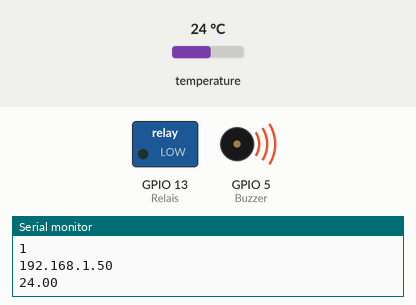
This sketch was run on a simulated ESP8266 (NodeMCU). Parts: switched loads named in the sketch (green lamp = pin HIGH), buzzer (waves = sounding, pin HIGH), the last lines printed to the serial monitor. The inputs (shaded band) are chosen by the test bench; at power-on: temperature 24 °C. WiFi joins after 1.5 s; servers stay silent unless stated; storage starts empty.

Above: at 7.2 s.
7.3 s: temperature set to 28 °C
At 10.0 s:
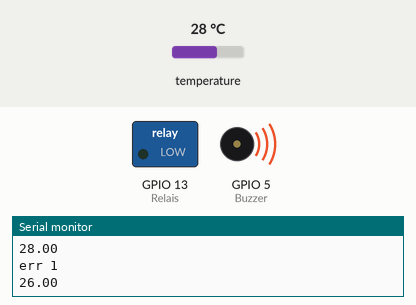
12.0 s: temperature set to 12 °C
At 13.9 s:
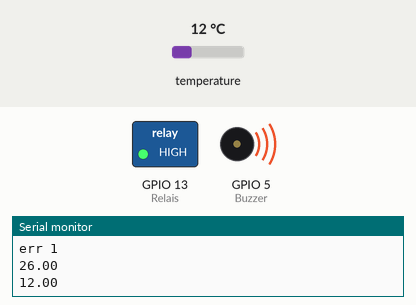
14.3 s: temperature set to 20.5 °C
17.2 s: temperature set to 21.6 °C
At 18.9 s:
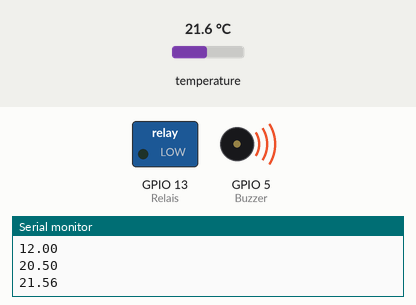
19.5 s: temperature set to 19 °C
At 20.1 s:
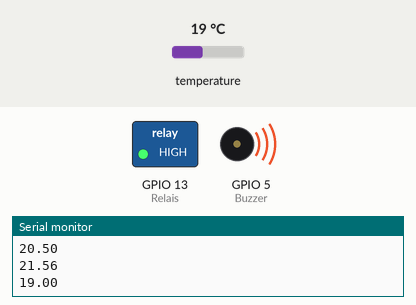
21.8 s: temperature set to 33 °C
At 23.9 s:
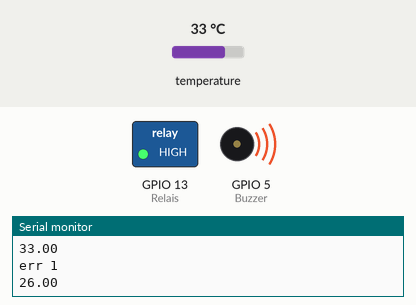
Timing chart, 0 to 28.4 s (numbered marks = the images above; inputs shaded):
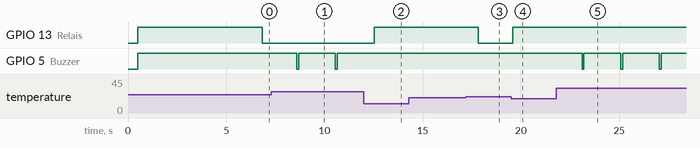

The sketch:

esp8266-temp-cuve.ino
```cpp
#include <Arduino.h>
#include <ESP8266WiFi.h>
#include <ESP8266WebServer.h>
#include <ESP8266HTTPClient.h>
#include <WiFiClientSecureBearSSL.h>


//#include <EEPROM.h>
#include "LittleFS.h"

#include "form3.h"

#define APSSID "raspicuve"
//#define APSSID "Livebox-4296"
#define APPSK  "Santony85"

ESP8266WebServer server(80);

#include <OneWire.h>
#include <DallasTemperature.h>
const int oneWireBus = 4;
OneWire oneWire(oneWireBus);
DallasTemperature sensors(&oneWire);

String apiKey = "926315";              //Add your Token number that bot has sent you on signal messenger
String phone_number = "+33650868740"; //Add your signal app registered phone number (same number that bot send you in url)

float temp;     // actual temperature variable
float vmin = 20;
float vmax = 26;
int   vnum = 9;
String vname = "Change Cuve";
float temptemp;


String url;
int address=0;
int alarmeencours=0;
int relaison=0;
#define EEPROM_SIZE 1024

String myIp;

int Buzzer = 5;
int Relais = 13;//13

int isOnOff = 1;


const char* PARAM_1 = "vmin";
const char* PARAM_2 = "vmax";
const char* PARAM_3 = "vnum";
const char* PARAM_4 = "vname";
const String inputParam1 = "vmin";
const String inputParam2 = "vmax";
const String inputParam3 = "vnum";
const String inputParam4 = "vname";


String IpAddress2String(const IPAddress& ipAddress)
{
    return String(ipAddress[0]) + String(".") +
           String(ipAddress[1]) + String(".") +
           String(ipAddress[2]) + String(".") +
           String(ipAddress[3]);
}


void setup(){
  // start the serial port at 9600 baud
  Serial.begin(115200);
  delay(500);
  Serial.println();
  Serial.print("MAC: ");

   String macadd = WiFi.macAddress();
   macadd.replace(":", "");
   macadd= "ESP-"+macadd;
   Serial.println(macadd);

  pinMode (Buzzer, OUTPUT);
  digitalWrite(Buzzer,HIGH);
  pinMode (Relais, OUTPUT);
  digitalWrite(Relais,HIGH);

  Serial.println("Start setting");


  WiFi.mode(WIFI_STA);
  WiFi.hostname(macadd.c_str());
  WiFi.begin(APSSID, APPSK);


  Serial.println("Connecting to WiFi");
  while (WiFi.status() != WL_CONNECTED) {  // Wait until WiFi is connected
    delay(500);
    Serial.print(".");
    }
  Serial.println();
  //Serial.println("Connected to the WiFi network"); // Print wifi connect message
  Serial.println();
  Serial.print("IP Address: ");
  myIp=IpAddress2String(WiFi.localIP());
  Serial.println(WiFi.localIP());
  WiFi.setAutoReconnect(true);
  WiFi.persistent(true);
  // Send web page with input fields to client


  server.begin();

  server.on("/",handleRoot);
  server.on("/temp/"+myIp,handleTemp);
  server.on("/get/"+myIp,handleGet);
  server.on("/setonoff/"+myIp,handleOnOff);

  delay(1000);
  sensors.begin();

  if(!LittleFS.begin()){
     Serial.println("An Error has occurred while mounting LittleFS");
     delay(1000);
     return;
  }
  File file = LittleFS.open("/cuve.txt", "r");
  if(!file){
    Serial.println("No Saved Data!");
    writeData(makeString());
   }

  readData();


  /*EEPROM.begin(EEPROM_SIZE);
  int EEaddress = 0;
  int isInit  = EEPROM.read(EEaddress);
  Serial.println(isInit);
  if(isInit !=123 ){
    //Serial.println("init EEPROM");
    EEPROM.write(EEaddress,123);
    EEaddress=EEaddress+ 1;
    EEPROM.write(EEaddress,vnum);
    EEaddress=EEaddress+1;
    EEPROM.put(EEaddress,vmin);
    EEaddress = EEaddress + sizeof(float);
    EEPROM.put(EEaddress,vmax);
    EEaddress = EEaddress + sizeof(float);
    EEPROM.put(EEaddress,vname);
    EEPROM.commit();
    }
  else {
    EEaddress=1;
    vnum = EEPROM.read(EEaddress);
    //Serial.println(vnum);
    EEaddress=EEaddress+1;
    EEPROM.get(EEaddress,vmin);
    EEaddress = EEaddress + sizeof(float);
    EEPROM.get(EEaddress,vmax);
    EEaddress = EEaddress + sizeof(float);
    EEPROM.get(EEaddress,vname);
    }
   Serial.println("Start OK");
   Serial.println(vname);
   Serial.println(vmax);
   Serial.println(vmin);
   Serial.println(vnum);*/


   delay(3000);
  }

void(* resetFunc) (void) = 0;


String makeString(){
    String valt="";
    valt += vnum;
    valt +=";";
    valt += vmin;
    valt +=";";
    valt += vmax;
    valt +=";";
    valt += vname;
    valt +=";";
    valt += isOnOff;
    valt +=";";
    valt += myIp;
    Serial.println(valt);
    return valt;
  }

void readData(){
  File file = LittleFS.open("/cuve.txt", "r");
   String val="";
   while(file.available()){
      char xx = (char)file.read();
      val.concat(xx);
   }
   file.close();
   //Serial.println(val);
   //split string;
    char buf[1024];
    val.toCharArray(buf, sizeof(buf));
    char *p = buf;
    char *str;
    int a=0;
    while ((str = strtok_r(p, ";", &p)) != NULL){ // delimiter is the semicolon
      if(a==0)vnum=atoi(str);
      if(a==1)vmin=atoi(str);
      if(a==2)vmax=atoi(str);
      if(a==3)vname=str;
      if(a==4)isOnOff=atoi(str);
      if(a==5)myIp=str;
      //Serial.print(a++);
      //Serial.print("->");
      //Serial.println(str);
      a++;
    }
   Serial.println(vname);
   Serial.println(vmax);
   Serial.println(vmin);
   Serial.println(vnum);
   Serial.println(isOnOff);
   Serial.println(myIp);
  }

void writeData(String data){
  File file = LittleFS.open("/cuve.txt", "w");
  file.print(data);
  delay(1);
  file.close();
  }


String readTemperature() {
    return String(temp);
}

void handleOnOff(){
  Serial.println("/setonoff");
  isOnOff = !isOnOff;
  writeData(makeString());
  server.send(200, "text/html", "<html><head><meta http-equiv='refresh' content='0; URL=/'></head><body></body></html>");
}

void handleGet(){
    Serial.println("/get");
    vname = server.arg(0);
    vmax  = server.arg(1).toFloat();
    vmin  = server.arg(2).toFloat();
    vnum  = server.arg(3).toInt();

    Serial.println(vname);
    Serial.println(vmax);
    Serial.println(vmin);
    Serial.println(vnum);

    writeData(makeString());

    /*int EEaddress = 0;
    EEPROM.write(EEaddress,123);
    EEaddress=EEaddress+ 1;
    EEPROM.write(EEaddress,vnum);
    EEaddress=EEaddress+1;
    EEPROM.put(EEaddress,vmin);
    EEaddress = EEaddress + sizeof(float);
    EEPROM.put(EEaddress,vmax);
    EEaddress = EEaddress + sizeof(float);
    EEPROM.put(EEaddress,vname);
    EEPROM.commit();*/

    server.send(200, "text/html", "<html><head><meta http-equiv='refresh' content='0; URL=/'></head><body></body></html>");

}


void handleTemp(){
    //Serial.println("/temp");
    String retval = readTemperature()+";"+String(alarmeencours)+";"+String(relaison)+";"+String(isOnOff)+";"+String(vname)+";"+String(vmax)+";"+String(vmin);
    server.send(200, "text/plain", retval.c_str());
  }

void handleRoot(){
    //Serial.println("/");
    String res = index_html;
    res.replace("%VMIN%",String(vmin));
    res.replace("%VMAX%",String(vmax));
    res.replace("%VNUM%",String(vnum));
    res.replace("%VNAME%",String(vname));
    res.replace("%MYIP%",String(myIp));
    res.replace("%VTEMP%",readTemperature());

    server.send(200, "text/html", res.c_str());
  }

void loop(){
  server.handleClient();
  sensors.requestTemperatures();
  temp = sensors.getTempCByIndex(0);
  Serial.println(temp);
  //if(temp == -127)resetFunc();  //call reset
  if(isOnOff){

  //***** ALARME *****
  if(temp > vmax){
    Serial.println("err 1 ");
    Serial.println(vmax);
    if(alarmeencours==0){
      alarmeencours=1;
      temptemp = temp;
      }
    digitalWrite (Buzzer, LOW); //turn buzzer on
    delay(100);
    digitalWrite (Buzzer, HIGH);  //turn buzzer off
    delay(100);
    }
  //***** RELAIS ****
  else if(temp > (vmin+1) && temp < vmax){
    alarmeencours=0;
    relaison=1;
    digitalWrite(Relais,LOW);
   }
  else if(temp < vmin-1 && temp != -127){
    //relais off
    relaison=0;
    digitalWrite(Relais,HIGH);
    if(alarmeencours==0){
      alarmeencours=1;
      /*String mess="Alarme Temperature trop basse : ";
      mess += temp;
      mess += " ° ";
      message_to_whatsapp(mess);
      temptemp = temp;*/
      }
    /*digitalWrite (Buzzer, LOW); //turn buzzer on
    delay(100);
    digitalWrite (Buzzer, HIGH);  //turn buzzer off
    delay(100);*/

   }
  else {
    digitalWrite(Relais,HIGH);
    relaison=0;
    if(alarmeencours==1){
      alarmeencours=0;
      //String mess="Fin alarme Temperature cuve ";
      //message_to_whatsapp(mess);
      }                        // wait for 1 second or 1000 milliseconds before taking the next reading.
    }
  }
  else{
    //Serial.println("is off");
    alarmeencours=0;
    digitalWrite (Buzzer, HIGH);  //turn buzzer off
    delay(100);
    digitalWrite (Relais, HIGH);  //turn buzzer off
    delay(100);
    }
  delay(1000);
}

 /////// MESSAGERIE
 void  message_to_whatsapp(String message)       // user define function to send meassage to WhatsApp app
{
  message += vname;
  //adding all number, your api key, your message into one complete url
  url = "https://api.callmebot.com/whatsapp.php?phone=" + phone_number + "&apikey=" + apiKey + "&text=" + urlencode(message);
  //Serial.println(url);
  postData(); // calling postData to run the above-generated url once so that you will receive a message.
}

void postData()     //userDefine function used to call api(POST data)
{
  // variable used to get the responce http code after calling api
  //WiFiClient client;

  std::unique_ptr<BearSSL::WiFiClientSecure>client(new BearSSL::WiFiClientSecure);
  client->setInsecure();
  HTTPClient http;
  http.begin(*client,url);
  int httpResponseCode = http.GET();
  if (httpResponseCode>0) {
    //Serial.print("HTTP Response code: ");
    //Serial.println(httpResponseCode);
    String payload = http.getString();
    //Serial.println(payload);
    }
  else {
    //Serial.print("Error code: ");
    //Serial.println(httpResponseCode);
  }
  http.end();
}

String urlencode(String str)  // Function used for encoding the url
{
    String encodedString="";
    char c;
    char code0;
    char code1;
    char code2;
    for (int i =0; i < str.length(); i++){
      c=str.charAt(i);
      if (c == ' '){
        encodedString+= '+';
      } else if (isalnum(c)){
        encodedString+=c;
      } else{
        code1=(c & 0xf)+'0';
        if ((c & 0xf) >9){
            code1=(c & 0xf) - 10 + 'A';
        }
        c=(c>>4)&0xf;
        code0=c+'0';
        if (c > 9){
            code0=c - 10 + 'A';
        }
        code2='\0';
        encodedString+='%';
        encodedString+=code0;
        encodedString+=code1;
        //encodedString+=code2;
      }
      yield();
    }
    return encodedString;
}
```

Source omitted: form3.h (14178 bytes)

Measured:
- the behaviour switches between 21 and 21.1 °C on temperature (found by bisection; images 2 and 3)
- after the input at 7.3 s, GPIO 5 (Buzzer): alternates HIGH for 1.9 s and LOW for 0.10 s, starting after 1.3 s
- after the input at 12.0 s, GPIO 13 (Relais): LOW → HIGH after 0.52 s; GPIO 5 (Buzzer): stays HIGH (without the input it goes to LOW after 0.52 s)
- after the input at 17.2 s, GPIO 13 (Relais): HIGH → LOW after 0.62 s
- after the input at 19.5 s, GPIO 13 (Relais): LOW → HIGH after 0.08 s
- after the input at 21.8 s, GPIO 5 (Buzzer): alternates HIGH for 1.9 s and LOW for 0.10 s, starting after 1.3 s
